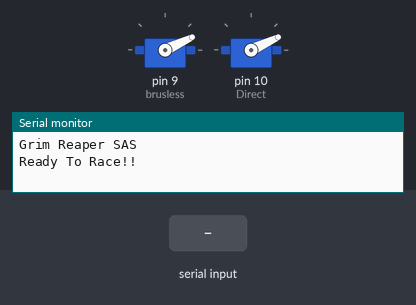
Simulated run of this sketch. Board: Arduino Uno, built with avr-gcc and run on an emulated ATmega328P. Parts: 2 × servo, the last lines printed to the serial monitor. Inputs (shaded band) come from the test bench.

Above: at 1.2 s.
1.3 s: ",\n" received over Serial
At 2.4 s:
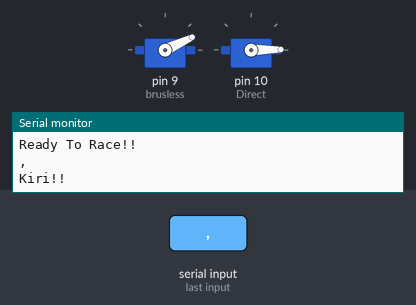
2.8 s: "255\n" received over Serial
Timing chart, 0 to 5.8 s (numbered marks = the images above; inputs shaded):
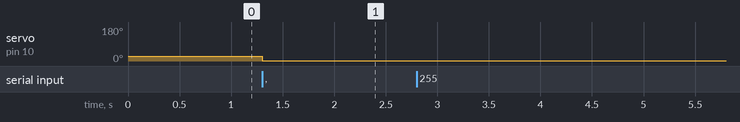

Measured:
- after the input at 1.3 s, servo on pin 10 (Direct): 25° → 1° at once

The sketch:

MicroGrim.ino
```cpp
//Bisa lah
//Grim Reaper SAS

#include <Servo.h>
Servo brusless;
Servo Direct;

String dataMasuk = "";
boolean parsing = false;


int pwmA;
int pwm;
bool controll;

//Controller kanan
int btnCross, btnCircle, btnSquare, btnTriangle;
//Controller kiri
int btnPadUp, btnPadDown, btnPadLeft, btnPadRight;
//Controller Bawah
int btnR1, btnR2, btnL1, btnL2;
//Controller Analog;
int RY, RX, LY, LX;
int arm = 25;
int dir = 90;
void setup() {
  brusless.attach(9);
  brusless.write(arm);

  Direct.attach(10);
  Direct.write(arm);

  Serial.begin(9600);
  dataMasuk = "";
  pwm = 255;
  Serial.println("Grim Reaper SAS");
  Serial.println("Ready To Race!!");


}

void loop() {

  SerialEvent();
  preParsing();

}

//-========// Setup //========-

void SerialEvent() {
  if (Serial.available()) {
    char dtMasuk = Serial.read();
    Serial.print(dtMasuk);
    dataMasuk += dtMasuk;
    if (dtMasuk == '\n') {
      parsing = true;
    }
  }
}

void preParsing() {
  if (parsing) {
    controll = true;
    parsingData();
    Surfing();
    parsing = false;
    controll = false;
    dataMasuk = "";
  }
}

void parsingData() {
  int j = 0;
  String data[30];
  char dataIn[30][5];
  data[j] = "";
  for (int i = 0; i < dataMasuk.length(); i++) {
    if (dataMasuk[i] == ',') {
      j++;
      data[j] = "";
    }
    else {
      data[j] += dataMasuk[i];
      data[j].toCharArray(dataIn[j], 5);
    }
  }
  //-========// Penyimpanan ke variable //========-
  btnCross = x2i(dataIn[0]);
  btnCircle = x2i(dataIn[1]);
  btnSquare = x2i(dataIn[2]);
  btnTriangle = x2i(dataIn[3]);
  btnPadUp = x2i(dataIn[4]);
  btnPadDown = x2i(dataIn[5]);
  btnPadLeft = x2i(dataIn[6]);
  btnPadRight = x2i(dataIn[7]);
  btnR1 = x2i(dataIn[8]);
  btnR2 = x2i(dataIn[9]);
  btnL1 = x2i(dataIn[10]);
  btnL2 = x2i(dataIn[11]);
  RY = x2i(dataIn[12]);
  RX = x2i(dataIn[13]);
  LY = x2i(dataIn[14]);
  LX = x2i(dataIn[15]);

}

//-========// Konversi Hex ke INT //========-
int x2i(char *s)
{
  int x = 0;
  for (;;) {
    char c = *s;
    if (c >= '0' && c <= '9')


    {
      x *= 16;
      x += c - '0';
    }
    else if (c >= 'a' && c <= 'f') {
      x *= 16;
      x += (c - 'a') + 10;
    }
    else break;
    s++;
  }
  return x;
}


//-========// Controll PWM (L2/R2) //========-


//-========// Controll Set //========-
void Surfing() {

  if (controll) {
    analogMode();
    low();
    normal();
    full();
    kiri();
    kanan();

  }
  else {
    brusless.write(arm);
    Direct.write(dir);
  }
}

//-========// Analog Set //========-
/*void analogModePWM() {
  if (LY != 128 || LX != 128) {
    if (LY > 128 || LX > 128) {
      pwmA += 20;
      if (pwmA > 255) {
        pwmA = 255;
      }
    }
    else if (LY < 128 || LX < 128) {
      pwmA += 20;
      if (pwmA > 255) {
        pwmA = 255;
      }
    }
  }
  else if (RY != 128 || RX != 128) {
    if (RY > 128 || RX > 128) {
      pwmA += 20;
      if (pwmA > 255) {
        pwmA = 255;
      }
    }
    else if (RY < 128 || RX < 128) {
      pwmA += 20;
      if (pwmA > 255) {
        pwmA = 255;
      }
    }
  }
  else {
    pwmA -= 30;
    motorMati();
    if (pwmA < 150) {
      pwmA = 150;
    }
  }
  }*/

void analogMode() {
  //  analogModePWM();


  if (LX < 128) {
    Serial.print("Kiri!!  ");
    Direct.write(1);
  }
  else if (LX > 128) {
    Serial.print("Kanan!!  ");
    Direct.write(179);
  }

  else {
    Direct.write(dir);
    brusless.write(arm);
  }
}


//-========// Drive Set //========-


void kanan() {
  if (btnPadRight == 255) {
    Serial.println("Kanan!!");
    Direct.write(180);
  }
}
void kiri() {
  if (btnPadLeft == 255) {
    Serial.println("Kiri!!");
    Direct.write(1);
  }
}
void low() {
  if (btnSquare == 255) {
    Serial.println("LOW Speed");
    brusless.write(50);
  }

}


void normal() {
  if (btnCircle == 255) {
    Serial.println("Normal Speed");
    brusless.write(100);
  }
}

void full() {
  if (btnCross == 255) {
    Serial.println("Full Speed");
    brusless.write(170);
  }

}
```
